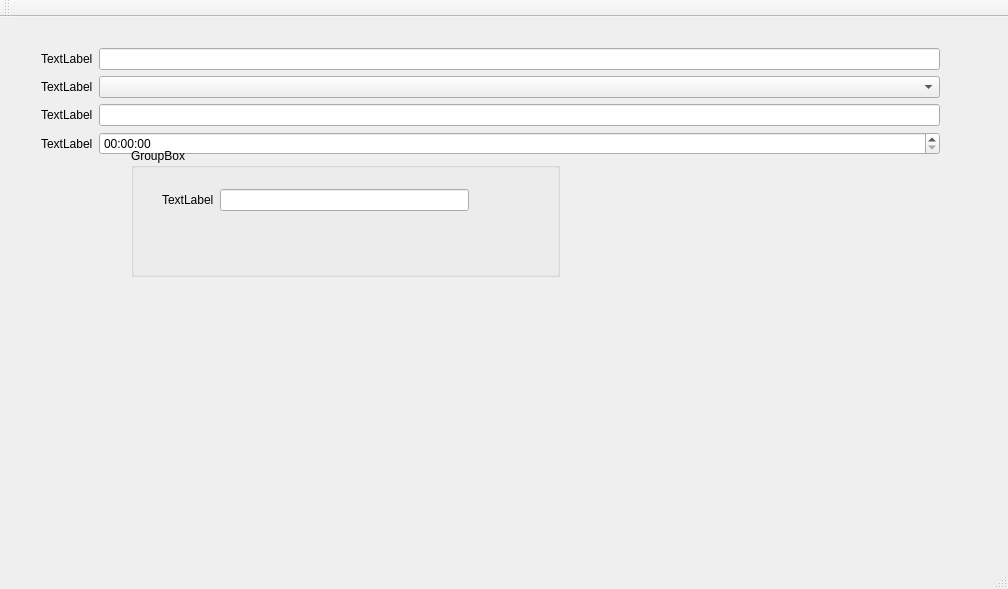
<?xml version="1.0" encoding="UTF-8"?>
<ui version="4.0">
 <class>MainWindow</class>
 <widget class="QMainWindow" name="MainWindow">
  <property name="geometry">
   <rect>
    <x>0</x>
    <y>0</y>
    <width>1008</width>
    <height>589</height>
   </rect>
  </property>
  <property name="windowTitle">
   <string>MainWindow</string>
  </property>
  <widget class="QWidget" name="centralWidget">
   <widget class="QWidget" name="verticalLayoutWidget">
    <property name="geometry">
     <rect>
      <x>30</x>
      <y>20</y>
      <width>921</width>
      <height>241</height>
     </rect>
    </property>
    <layout class="QVBoxLayout" name="verticalLayout">
     <item>
      <layout class="QFormLayout" name="formLayout">
       <item row="0" column="0">
        <widget class="QLabel" name="label">
         <property name="text">
          <string>TextLabel</string>
         </property>
        </widget>
       </item>
       <item row="0" column="1">
        <widget class="QLineEdit" name="lineEdit"/>
       </item>
       <item row="1" column="0">
        <widget class="QLabel" name="label_2">
         <property name="text">
          <string>TextLabel</string>
         </property>
        </widget>
       </item>
       <item row="1" column="1">
        <widget class="QComboBox" name="comboBox"/>
       </item>
       <item row="2" column="0">
        <widget class="QLabel" name="label_3">
         <property name="text">
          <string>TextLabel</string>
         </property>
        </widget>
       </item>
       <item row="2" column="1">
        <widget class="QLineEdit" name="lineEdit_2"/>
       </item>
       <item row="3" column="0">
        <widget class="QLabel" name="label_4">
         <property name="text">
          <string>TextLabel</string>
         </property>
        </widget>
       </item>
       <item row="3" column="1">
        <widget class="QTimeEdit" name="timeEdit"/>
       </item>
      </layout>
     </item>
    </layout>
   </widget>
   <widget class="QWidget" name="verticalLayoutWidget_2">
    <property name="geometry">
     <rect>
      <x>120</x>
      <y>120</y>
      <width>451</width>
      <height>151</height>
     </rect>
    </property>
    <layout class="QVBoxLayout" name="verticalLayout_2">
     <item>
      <widget class="QGroupBox" name="groupBox">
       <property name="title">
        <string>GroupBox</string>
       </property>
       <widget class="QWidget" name="formLayoutWidget_2">
        <property name="geometry">
         <rect>
          <x>20</x>
          <y>30</y>
          <width>329</width>
          <height>78</height>
         </rect>
        </property>
        <layout class="QFormLayout" name="formLayout_2">
         <item row="0" column="0">
          <widget class="QLabel" name="label_5">
           <property name="text">
            <string>TextLabel</string>
           </property>
          </widget>
         </item>
         <item row="0" column="1">
          <widget class="QLineEdit" name="lineEdit_3"/>
         </item>
        </layout>
       </widget>
      </widget>
     </item>
    </layout>
   </widget>
  </widget>
  <widget class="QMenuBar" name="menuBar">
   <property name="geometry">
    <rect>
     <x>0</x>
     <y>0</y>
     <width>1008</width>
     <height>25</height>
    </rect>
   </property>
  </widget>
  <widget class="QToolBar" name="mainToolBar">
   <attribute name="toolBarArea">
    <enum>TopToolBarArea</enum>
   </attribute>
   <attribute name="toolBarBreak">
    <bool>false</bool>
   </attribute>
  </widget>
  <widget class="QStatusBar" name="statusBar"/>
 </widget>
 <layoutdefault spacing="6" margin="11"/>
 <resources/>
 <connections/>
</ui>
